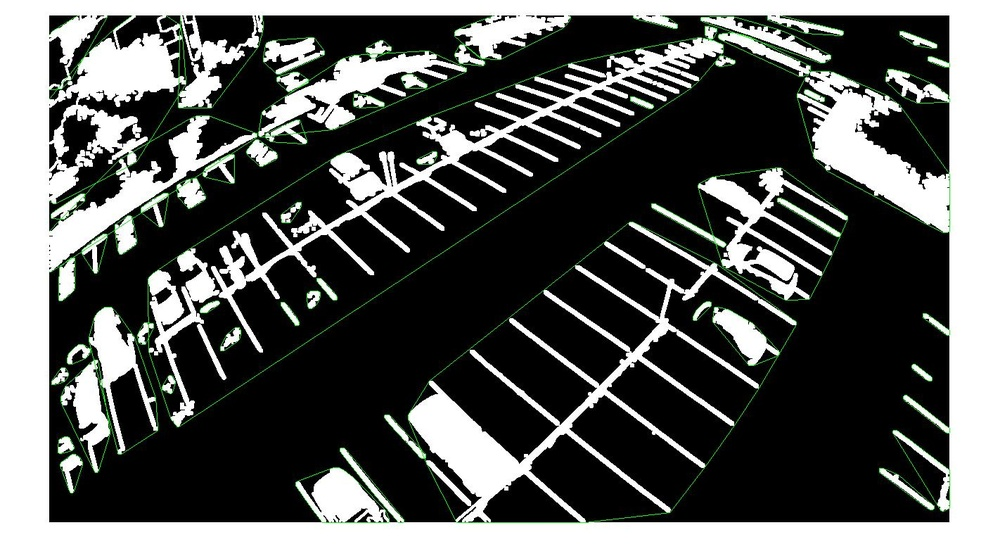
%> input picture Matlab/kevin_prototyping/ConvexHull_3110.jpg, 1000 x 556 px, shrunk from 1422 x 790 before the run
$ octave --eval "result = cleanImage(rgb2gray(imread('ConvexHull_3110.jpg')));"   (GNU Octave 9; MATLAB toolbox functions it lacks are replaced by stand-ins)
%> lines starting %> are read from the running program, lines starting %| are printed output that depends on the picture; in (x1, y1, x2, y2) boxes, pixels count from 0 and x2, y2 are one past the last pixel; in counts of white or black regions, pixels touching at a corner belong together; the program's own positions count from 1
### Matlab/kevin_prototyping/gray2Binary.m
function [ B ] = gray2Binary( I, threshold )
%> called with threshold = 160

B = single(I > threshold);
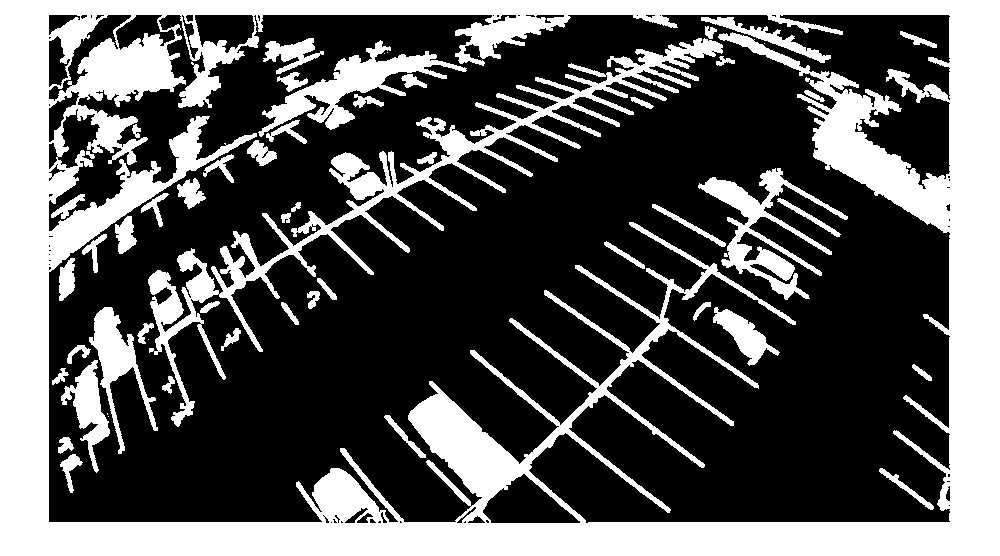
%> B: size 556x1000 single; values 0 (black) and 1 (white), 35.2% white; 56 white regions (7 under 20 px), largest, box (x1, y1, x2, y2) and area: (0, 0, 1000, 556) 150120, (148, 38, 723, 427) 18529, (258, 40, 467, 137) 5079

end

### Matlab/kevin_prototyping/cleanImage.m
function [ Clean ] = cleanImage( I )

Binary = gray2Binary(I, 160);

Edges = edge(Binary, 'Canny');
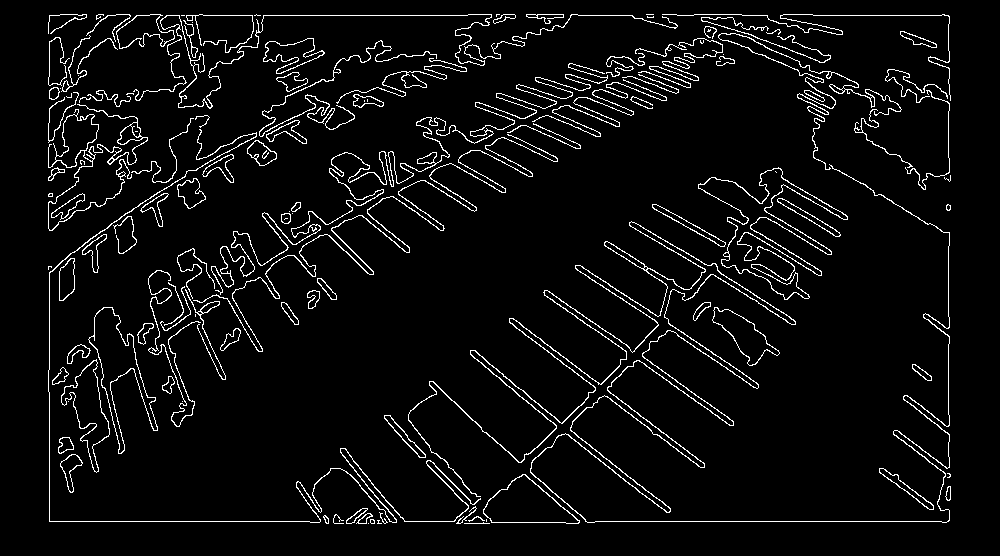
%> Edges: size 556x1000 logical; 5.1% white in thin lines or dots, all inside (x1, y1, x2, y2) = (48, 14, 951, 524)

se90 = strel('line', 3, 90);
se0 = strel('line', 3, 0);
Dilated = imdilate(Edges, [se90 se0]);
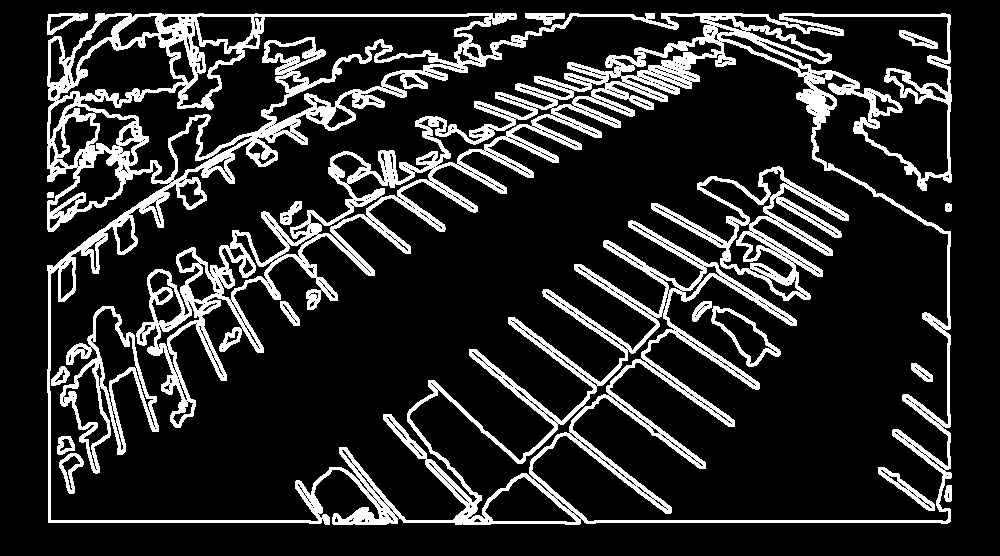
%> Dilated: size 556x1000 logical; 16.3% white; 18 white regions, largest, box (x1, y1, x2, y2) and area: (47, 13, 952, 525) 77535, (651, 166, 849, 301) 5860, (60, 306, 159, 474) 3377

Filled = imfill(Dilated, 'holes');
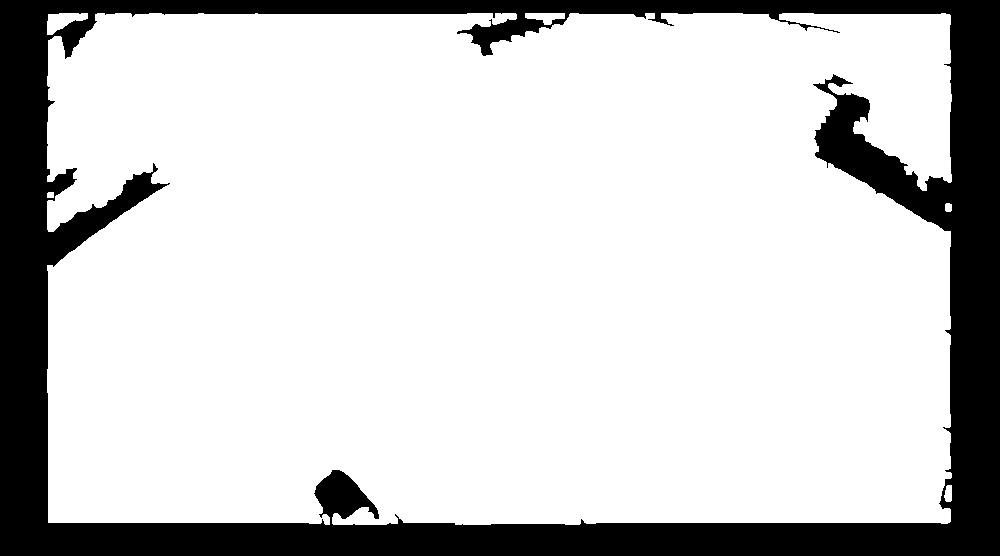
%> Filled: size 556x1000 logical; 80.1% white; 1 black region, box (x1, y1, x2, y2) and area: (0, 0, 1000, 556) 110905

Clean = bwareaopen(Filled, 200);
%> Clean: size 556x1000 logical; 80% white; 1 black region, box (x1, y1, x2, y2) and area: (0, 0, 1000, 556) 111118

end
